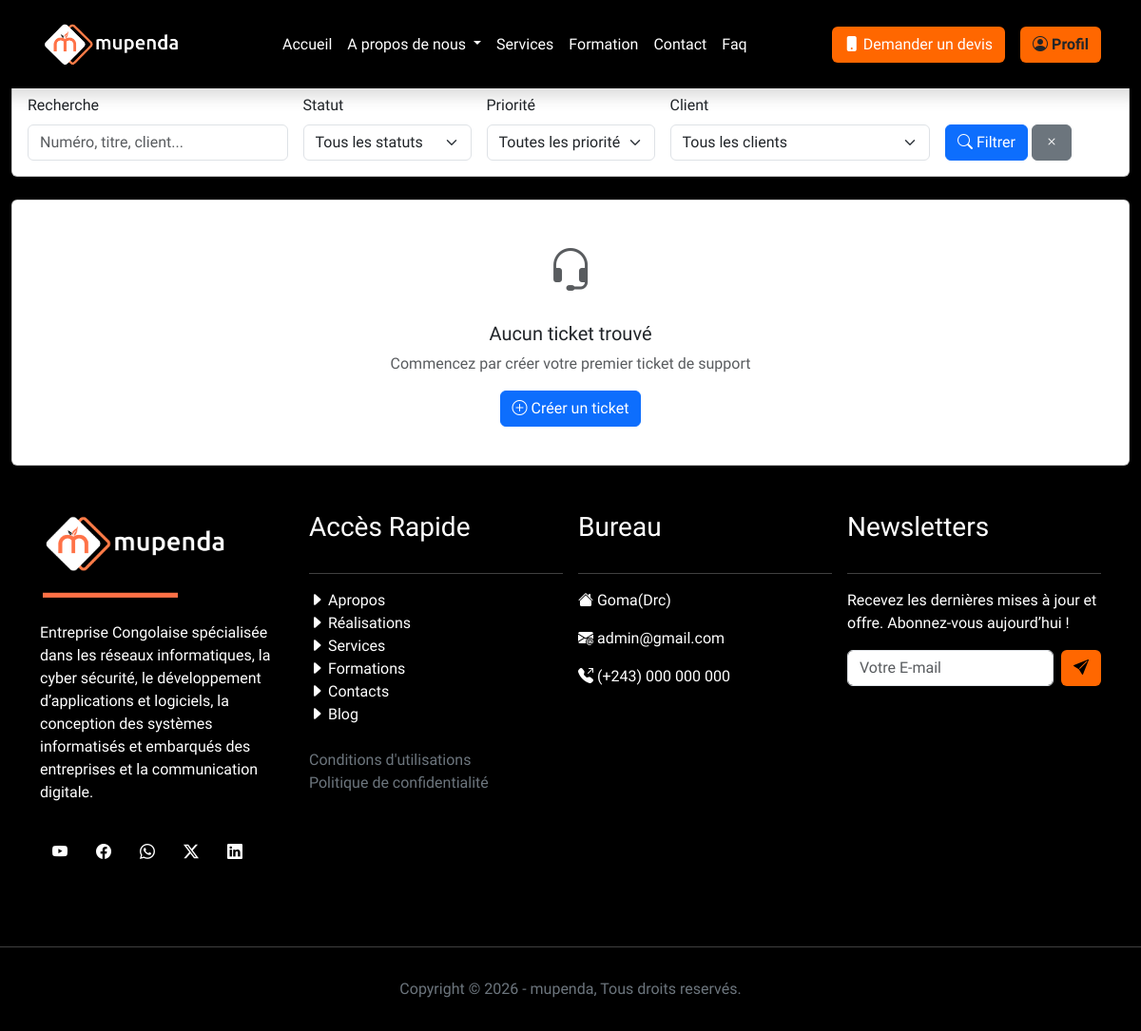
The page /administration/support/tickets/ (signed in) on the database as committed earlier.
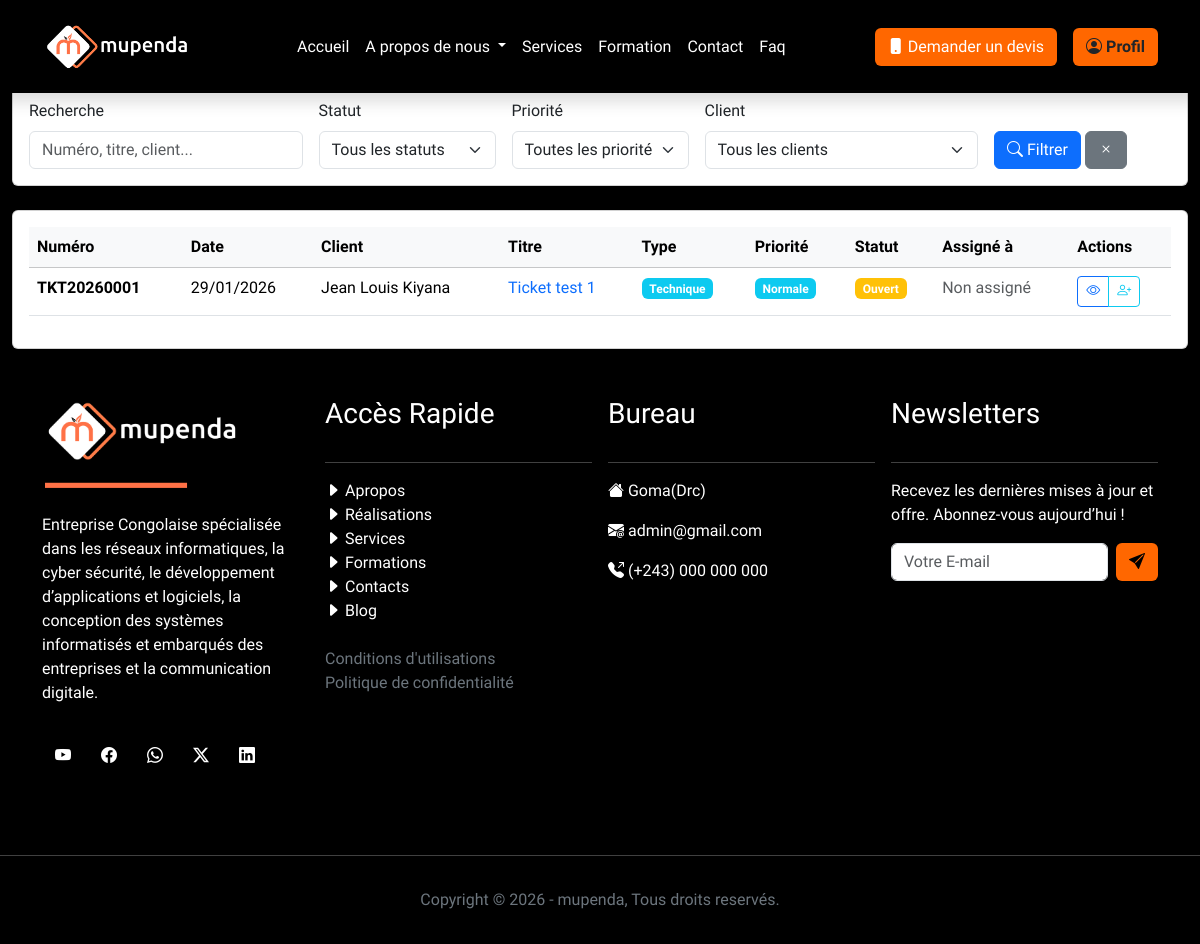
The same page on the database as committed later.
### MupendaApp/models.py (models this page shows, shortened)
class TicketSupport(models.Model):
    STATUT_CHOICES = [
        ('OUVERT', 'Ouvert'),
        ('EN_COURS', 'En cours'),
        ('RESOLU', 'Résolu'),
        ('FERME', 'Fermé'),
        ('URGENT', 'Urgent'),
    ]
    PRIORITE_CHOICES = [
        ('BASSE', 'Basse'),
        ('NORMALE', 'Normale'),
        ('HAUTE', 'Haute'),
        ('URGENTE', 'Urgente'),
    ]
    TYPE_CHOICES = [
        ('TECHNIQUE', 'Technique'),
        ('FACTURATION', 'Facturation'),
        ('COMMERCIAL', 'Commercial'),
        ('AUTRE', 'Autre'),
    ]
    numero = models.CharField(max_length=50, unique=True)
    client = models.ForeignKey(Client, on_delete=models.CASCADE, related_name='tickets')
    titre = models.CharField(max_length=200)
    description = models.TextField()
    type_demande = models.CharField(max_length=20, choices=TYPE_CHOICES, default='TECHNIQUE')
    priorite = models.CharField(max_length=20, choices=PRIORITE_CHOICES, default='NORMALE')
    statut = models.CharField(max_length=20, choices=STATUT_CHOICES, default='OUVERT')
    assigne_a = models.ForeignKey(
        settings.AUTH_USER_MODEL,
        on_delete=models.SET_NULL,
        null=True,
        blank=True,
        related_name='tickets_assignes'
    )
    projet_concerne = models.ForeignKey(Projet, on_delete=models.SET_NULL, null=True, blank=True, related_name='tickets')
    date_creation = models.DateTimeField(auto_now_add=True)
    date_resolution = models.DateTimeField(null=True, blank=True)
    cree_par = models.ForeignKey(
        settings.AUTH_USER_MODEL,
        on_delete=models.SET_NULL,
        null=True,
        related_name='tickets_crees'
    )
    resolu_par = models.ForeignKey(
        settings.AUTH_USER_MODEL,
        on_delete=models.SET_NULL,
        null=True,
        blank=True,
        related_name='tickets_resolus'
    )
    cree_le = models.DateTimeField(auto_now_add=True)
    modifie_le = models.DateTimeField(auto_now=True)
    class Meta:
        ordering = ['-date_creation']
        verbose_name = "Ticket support"
        verbose_name_plural = "Tickets support"

class Client(models.Model):
    TYPE_CLIENT_CHOICES = [
        ('PME', 'PME'),
        ('STARTUP', 'Startup'),
        ('GRAND_COMPTE', 'Grand Compte'),
        ('PARTICULIER', 'Particulier'),
    ]
    STATUT_CLIENT_CHOICES = [
        ('PROSPECT', 'Prospect'),
        ('ACTIF', 'Actif'),
        ('INACTIF', 'Inactif'),
        ('ARCHIVE', 'Archivé'),
    ]
    nom = models.CharField(max_length=100)
    adresse = models.CharField(max_length=255)
    email = models.EmailField(unique=True)
    telephone = models.CharField(max_length=20, blank=True, null=True)
    type_client = models.CharField(max_length=20, choices=TYPE_CLIENT_CHOICES, default='PARTICULIER')
    statut_client = models.CharField(max_length=20, choices=STATUT_CLIENT_CHOICES, default='PROSPECT')
    siret = models.CharField(max_length=14, blank=True, null=True, help_text="Numéro SIRET pour les entreprises")
    secteur_activite = models.CharField(max_length=100, blank=True, null=True)
    site_web = models.URLField(blank=True, null=True)
    notes = models.TextField(blank=True, null=True)
    responsable_compte = models.ForeignKey(
        settings.AUTH_USER_MODEL,
        on_delete=models.SET_NULL,
        null=True,
        related_name='clients_geres'
    )
    date_creation = models.DateTimeField(auto_now_add=True)
    date_maj = models.DateTimeField(auto_now=True)
    class Meta:
        ordering = ['-date_creation']
        verbose_name = "Client"
        verbose_name_plural = "Clients"

### MupendaApp/views.py (the view)
# urls.py: path('administration/support/tickets/', views.ListeTicketsView, name='liste_tickets'),
@login_required
def ListeTicketsView(request):
    search = request.GET.get('search', '')
    statut_filter = request.GET.get('statut', '')
    priorite_filter = request.GET.get('priorite', '')
    client_filter = request.GET.get('client', '')
    tickets = TicketSupport.objects.select_related('client', 'assigne_a', 'projet_concerne')
    if search:
        tickets = tickets.filter(
            Q(numero__icontains=search) |
            Q(titre__icontains=search) |
            Q(client__nom__icontains=search)
        )
    if statut_filter:
        tickets = tickets.filter(statut=statut_filter)
    if priorite_filter:
        tickets = tickets.filter(priorite=priorite_filter)
    if client_filter:
        tickets = tickets.filter(client_id=client_filter)
    return render(request, 'administration/support/liste_tickets.html', {
        'tickets': tickets.order_by('-date_creation'),
        'statut_choices': TicketSupport.STATUT_CHOICES,
        'priorite_choices': TicketSupport.PRIORITE_CHOICES,
        'clients': Client.objects.all(),
        'search': search,
        'statut_filter': statut_filter,
        'priorite_filter': priorite_filter,
        'client_filter': client_filter,
    })

### MupendaApp/templates/administration/support/liste_tickets.html (shortened to what the changed rows need)
{% extends "base.html" %}
{% load static %}
{% block content %}
<div class="container-fluid">
    <div class="d-flex justify-content-between align-items-center mb-4">
        <div>
            <h1 class="h3 mb-0">
            </h1>
        </div>
    </div>
    <div class="card">
        <div class="card-body">
            {% if tickets %}
                <div class="table-responsive">
                    <table class="table table-hover">
                        <thead class="table-light">
                            <tr>
                                <th>Numéro</th>
                                <th>Date</th>
                                <th>Client</th>
                                <th>Titre</th>
                                <th>Type</th>
                                <th>Priorité</th>
                                <th>Statut</th>
                                <th>Assigné à</th>
                                <th>Actions</th>
                            </tr>
                        </thead>
                        <tbody>
                            {% for ticket in tickets %}
                            <tr>
                                <td>
                                    <strong>{{ ticket.numero }}</strong>
                                </td>
                                <td>{{ ticket.date_creation|date:"d/m/Y" }}</td>
                                <td>{{ ticket.client.nom }}</td>
                                <td>
                                    <a href="{% url 'fiche_ticket' ticket.id %}" class="text-decoration-none">
                                        {{ ticket.titre|truncatechars:40 }}
                                    </a>
                                </td>
                                <td>
                                    <span class="badge bg-info">{{ ticket.get_type_demande_display }}</span>
                                </td>
                                <td>
                                    <span class="badge bg-{% if ticket.priorite == 'URGENTE' %}danger{% elif ticket.priorite == 'HAUTE' %}warning{% elif ticket.priorite == 'NORMALE' %}info{% else %}secondary{% endif %}">
                                        {{ ticket.get_priorite_display }}
                                    </span>
                                </td>
                                <td>
                                    <span class="badge bg-{% if ticket.statut == 'OUVERT' %}warning{% elif ticket.statut == 'EN_COURS' %}info{% elif ticket.statut == 'RESOLU' %}success{% else %}secondary{% endif %}">
                                        {{ ticket.get_statut_display }}
                                    </span>
                                </td>
                                <td>
                                    {% if ticket.assigne_a %}
                                        {{ ticket.assigne_a.get_full_name|default:ticket.assigne_a.username }}
                                    {% else %}
                                        <span class="text-muted">Non assigné</span>
                                    {% endif %}
                                </td>
                                <td>
                                    <div class="btn-group" role="group">
                                        <a href="{% url 'fiche_ticket' ticket.id %}" class="btn btn-sm btn-outline-primary" title="Voir">
                                            <i class="bi bi-eye"></i>
                                        </a>
                                        {% if ticket.statut != 'RESOLU' %}
                                            <a href="{% url 'assigner_ticket' ticket.id %}" class="btn btn-sm btn-outline-info" title="Assigner">
                                                <i class="bi bi-person-plus"></i>
                                            </a>
                                        {% endif %}
                                    </div>
                                </td>
                            </tr>
                            {% endfor %}
                        </tbody>
                    </table>
                </div>
            {% else %}
                <div class="text-center py-4">
                    <i class="bi bi-headset text-muted" style="font-size: 3rem;"></i>
                    <h5 class="mt-3">Aucun ticket trouvé</h5>
                    <p class="text-muted">Commencez par créer votre premier ticket de support</p>
                    <a href="{% url 'ajouter_ticket' %}" class="btn btn-primary">
                        <i class="bi bi-plus-circle"></i> Créer un ticket
                    </a>
                </div>
            {% endif %}
        </div>
    </div>
</div>
{% endblock %}

Rows that differ between the two databases and show on the page:
added TicketSupport: numero "TKT20260001", date_creation "29/01/2026", client.nom "Jean Louis Kiyana", titre "Ticket test 1", type_demande "Technique", priorite "Normale", statut "Ouvert", shows "Non assigné"
Other text that changed with them:
text no longer shown: "Aucun ticket trouvé Commencez par créer votre premier ticket de support Créer un ticket"
text now shown: "Numéro Date Client Titre Type Priorité Statut Assigné à Actions"
